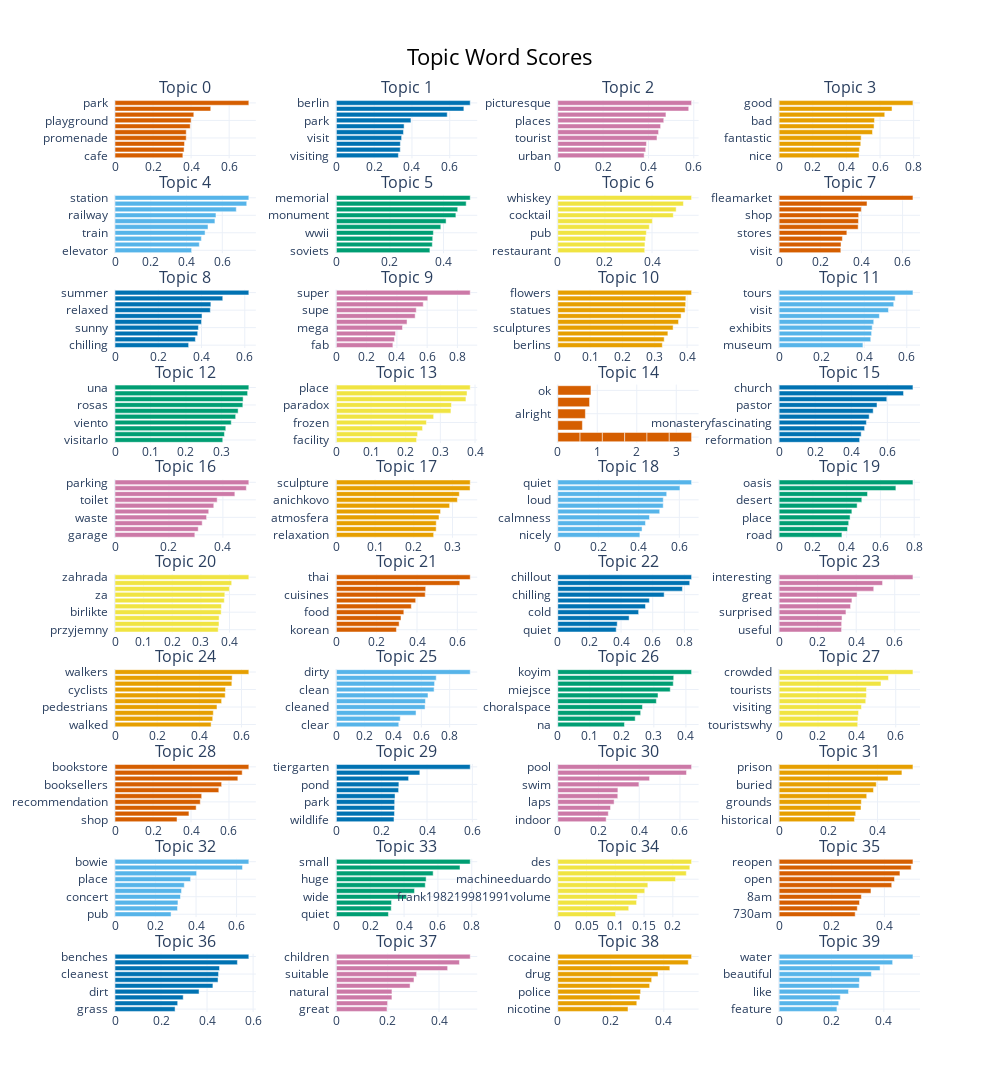

Notebook cell for this chart:
### Code cell
topic_model.visualize_barchart(top_n_topics = 40, n_words = 20)

### Figure 1 — Plotly figure (JSON) as saved in the notebook; plotly's stock layout.template omitted (floating-point values rounded to 4 significant figures)
{"data": [{"marker": {"color": "#D55E00"}, "orientation": "h", "type": "bar", "x": [0.3567, 0.3631, 0.3655, 0.3744, 0.3745, 0.3955, 0.4001, 0.4142, 0.5032, 0.7035], "xaxis": "x", "y": ["cafe  ", "garden  ", "visit  ", "promenade  ", "playgrounds  ", "great  ", "playground  ", "lovely  ", "parking  ", "park  "], "yaxis": "y"}, {"marker": {"color": "#0072B2"}, "orientation": "h", "type": "bar", "x": [0.3282, 0.3381, 0.3387, 0.3453, 0.3551, 0.3585, 0.3948, 0.5868, 0.6749, 0.7084], "xaxis": "x2", "y": ["visiting  ", "monuments  ", "germany  ", "visit  ", "reichstag  ", "parks  ", "park  ", "brandenburg  ", "berlins  ", "berlin  "], "yaxis": "y2"}, {"marker": {"color": "#CC79A7"}, "orientation": "h", "type": "bar", "x": [0.3811, 0.3879, 0.3912, 0.4378, 0.4447, 0.4537, 0.4676, 0.4772, 0.5777, 0.5903], "xaxis": "x3", "y": ["urban  ", "beautiful  ", "street  ", "tourist  ", "facility  ", "visit  ", "places  ", "location  ", "place  ", "picturesque  "], "yaxis": "y3"}, {"marker": {"color": "#E69F00"}, "orientation": "h", "type": "bar", "x": [0.4751, 0.4771, 0.4854, 0.4878, 0.5552, 0.5644, 0.567, 0.628, 0.6713, 0.7957], "xaxis": "x4", "y": ["nice  ", "quite  ", "best  ", "fantastic  ", "wonderful  ", "positively  ", "bad  ", "great  ", "excellent  ", "good  "], "yaxis": "y4"}, {"marker": {"color": "#56B4E9"}, "orientation": "h", "type": "bar", "x": [0.4285, 0.4714, 0.483, 0.5037, 0.5201, 0.5588, 0.5646, 0.6782, 0.7367, 0.7484], "xaxis": "x5", "y": ["elevator  ", "underground  ", "bahn  ", "train  ", "metro  ", "trains  ", "railway  ", "stations  ", "subway  ", "station  "], "yaxis": "y5"}, {"marker": {"color": "#009E73"}, "orientation": "h", "type": "bar", "x": [0.3491, 0.358, 0.3596, 0.362, 0.3898, 0.4095, 0.446, 0.4528, 0.4844, 0.4995], "xaxis": "x6", "y": ["soviets  ", "cemetery  ", "statue  ", "wwii  ", "remembrance  ", "monuments  ", "monument  ", "berlin  ", "memorials  ", "memorial  "], "yaxis": "y6"}, {"marker": {"color": "#F0E442"}, "orientation": "h", "type": "bar", "x": [0.369, 0.3699, 0.3727, 0.376, 0.3885, 0.4014, 0.4903, 0.5024, 0.5332, 0.5678], "xaxis": "x7", "y": ["restaurant  ", "bartender  ", "bar  ", "pub  ", "drinks  ", "bartenders  ", "cocktail  ", "cocktails  ", "whiskeys  ", "whiskey  "], "yaxis": "y7"}, {"marker": {"color": "#D55E00"}, "orientation": "h", "type": "bar", "x": [0.2999, 0.3009, 0.3075, 0.3292, 0.3842, 0.3856, 0.3867, 0.3993, 0.4272, 0.6505], "xaxis": "x8", "y": ["visit  ", "street  ", "markets  ", "stores  ", "place  ", "market  ", "shop  ", "nearby  ", "flea  ", "fleamarket  "], "yaxis": "y8"}, {"marker": {"color": "#0072B2"}, "orientation": "h", "type": "bar", "x": [0.3405, 0.3717, 0.3824, 0.3858, 0.4002, 0.4024, 0.4408, 0.4433, 0.4983, 0.6188], "xaxis": "x9", "y": ["chilling  ", "pleasant  ", "sunset  ", "sunny  ", "evening  ", "relaxation  ", "relaxed  ", "evenings  ", "relaxing  ", "summer  "], "yaxis": "y9"}, {"marker": {"color": "#CC79A7"}, "orientation": "h", "type": "bar", "x": [0.3734, 0.3837, 0.3907, 0.4369, 0.467, 0.5207, 0.5278, 0.574, 0.6042, 0.8845], "xaxis": "x10", "y": ["fab  ", "fam  ", "epic  ", "mega  ", "special  ", "suha  ", "supe  ", "superb  ", "superbo  ", "super  "], "yaxis": "y10"}, {"marker": {"color": "#E69F00"}, "orientation": "h", "type": "bar", "x": [0.3234, 0.3292, 0.3407, 0.3568, 0.3736, 0.3815, 0.3938, 0.3955, 0.3963, 0.4139], "xaxis": "x11", "y": ["berlins  ", "flora  ", "rose  ", "sculptures  ", "statue  ", "flower  ", "statues  ", "roses  ", "garden  ", "flowers  "], "yaxis": "y11"}, {"marker": {"color": "#56B4E9"}, "orientation": "h", "type": "bar", "x": [0.3939, 0.4306, 0.4346, 0.4373, 0.4447, 0.4713, 0.5139, 0.5385, 0.5454, 0.629], "xaxis": "x12", "y": ["museum  ", "boat  ", "exhibitions  ", "exhibits  ", "embarkation  ", "trip  ", "visit  ", "tour  ", "visiting  ", "tours  "], "yaxis": "y12"}, {"marker": {"color": "#009E73"}, "orientation": "h", "type": "bar", "x": [0.3037, 0.3084, 0.3122, 0.3276, 0.3401, 0.347, 0.3603, 0.3611, 0.3737, 0.3772], "xaxis": "x13", "y": ["visitarlo  ", "que  ", "las  ", "viento  ", "descansar  ", "muito  ", "rosas  ", "es  ", "sionante  ", "una  "], "yaxis": "y13"}, {"marker": {"color": "#F0E442"}, "orientation": "h", "type": "bar", "x": [0.2314, 0.2344, 0.2486, 0.2598, 0.2806, 0.3305, 0.3322, 0.3739, 0.377, 0.3862], "xaxis": "x14", "y": ["facility  ", "street  ", "words  ", "frozen  ", "non  ", "blank  ", "paradox  ", "erable  ", "wound  ", "place  "], "yaxis": "y14"}, {"marker": {"color": "#D55E00"}, "orientation": "h", "type": "bar", "x": [0.5647, 0.5647, 0.5647, 0.5647, 0.5647, 0.5647, 0.624, 0.6995, 0.8055, 0.8405], "xaxis": "x15", "y": ["  ", "  ", "  ", "  ", "  ", "  ", "fine  ", "alright  ", "okay  ", "ok  "], "yaxis": "y15"}, {"marker": {"color": "#0072B2"}, "orientation": "h", "type": "bar", "x": [0.4463, 0.4549, 0.4739, 0.484, 0.4992, 0.5215, 0.5427, 0.597, 0.6898, 0.7421], "xaxis": "x16", "y": ["reformation  ", "convent  ", "lutheran  ", "monasteryfascinating  ", "protestant  ", "monastery  ", "pastor  ", "cathedral  ", "churches  ", "church  "], "yaxis": "y16"}, {"marker": {"color": "#CC79A7"}, "orientation": "h", "type": "bar", "x": [0.296, 0.3085, 0.3233, 0.3396, 0.3475, 0.3662, 0.3788, 0.4444, 0.487, 0.4962], "xaxis": "x17", "y": ["garage  ", "littered  ", "cleanliness  ", "waste  ", "smells  ", "smell  ", "toilet  ", "toilets  ", "urine  ", "parking  "], "yaxis": "y17"}, {"marker": {"color": "#E69F00"}, "orientation": "h", "type": "bar", "x": [0.2514, 0.2579, 0.2581, 0.2652, 0.2692, 0.2927, 0.3127, 0.3177, 0.3455, 0.3459], "xaxis": "x18", "y": ["relaxation  ", "buspunctual  ", "place  ", "atmosfera  ", "meditative  ", "stalinism  ", "anichkovo  ", "ruins  ", "altar  ", "sculpture  "], "yaxis": "y18"}, {"marker": {"color": "#56B4E9"}, "orientation": "h", "type": "bar", "x": [0.4052, 0.4159, 0.4328, 0.4527, 0.5031, 0.5204, 0.5207, 0.5376, 0.6029, 0.6604], "xaxis": "x19", "y": ["nicely  ", "lively  ", "silence  ", "calmness  ", "peaceful  ", "quietly  ", "loud  ", "noisy  ", "pleasant  ", "quiet  "], "yaxis": "y19"}, {"marker": {"color": "#009E73"}, "orientation": "h", "type": "bar", "x": [0.3718, 0.405, 0.412, 0.4202, 0.4309, 0.462, 0.4897, 0.5235, 0.6915, 0.7926], "xaxis": "x20", "y": ["road  ", "parkfreshly  ", "city  ", "place  ", "urban  ", "greenery  ", "desert  ", "paradise  ", "oasisin  ", "oasis  "], "yaxis": "y20"}, {"marker": {"color": "#F0E442"}, "orientation": "h", "type": "bar", "x": [0.3605, 0.3633, 0.3637, 0.3709, 0.3718, 0.3818, 0.3836, 0.3995, 0.4076, 0.4675], "xaxis": "x21", "y": ["przyjemny  ", "kurutma  ", "zeer  ", "birlikte  ", "przyjazne  ", "nazwane  ", "za  ", "rozkvetljsou  ", "olmakla  ", "zahrada  "], "yaxis": "y21"}, {"marker": {"color": "#D55E00"}, "orientation": "h", "type": "bar", "x": [0.2979, 0.3112, 0.3205, 0.3346, 0.3717, 0.3933, 0.4406, 0.443, 0.6122, 0.6638], "xaxis": "x22", "y": ["korean  ", "dishes  ", "meal  ", "food  ", "rice  ", "vietnamese  ", "cuisines  ", "cuisine  ", "thailand  ", "thai  "], "yaxis": "y22"}, {"marker": {"color": "#0072B2"}, "orientation": "h", "type": "bar", "x": [0.3695, 0.3758, 0.4508, 0.511, 0.5543, 0.5788, 0.6722, 0.7876, 0.8338, 0.8455], "xaxis": "x23", "y": ["quiet  ", "hot  ", "cooler  ", "cold  ", "relax  ", "chilled  ", "chilling  ", "chillig  ", "chill  ", "chillout  "], "yaxis": "y23"}, {"marker": {"color": "#CC79A7"}, "orientation": "h", "type": "bar", "x": [0.3241, 0.3245, 0.3264, 0.3468, 0.3708, 0.3778, 0.4045, 0.491, 0.5367, 0.6945], "xaxis": "x24", "y": ["useful  ", "wow  ", "thank  ", "surprised  ", "impressive  ", "creepy  ", "great  ", "exciting  ", "interestinggood  ", "interesting  "], "yaxis": "y24"}, {"marker": {"color": "#E69F00"}, "orientation": "h", "type": "bar", "x": [0.4558, 0.4634, 0.4662, 0.4836, 0.5056, 0.5226, 0.524, 0.5541, 0.5555, 0.6346], "xaxis": "x25", "y": ["walked  ", "biking  ", "bicycles  ", "pedestrians  ", "footpath  ", "cycling  ", "cyclists  ", "route  ", "walking  ", "walkers  "], "yaxis": "y25"}, {"marker": {"color": "#56B4E9"}, "orientation": "h", "type": "bar", "x": [0.4407, 0.451, 0.5626, 0.6264, 0.6291, 0.647, 0.6902, 0.6935, 0.7052, 0.9451], "xaxis": "x26", "y": ["clear  ", "sterile  ", "tidy  ", "cleaned  ", "cleaning  ", "filthy  ", "clean  ", "dirtysunrise  ", "dirt  ", "dirty  "], "yaxis": "y26"}, {"marker": {"color": "#009E73"}, "orientation": "h", "type": "bar", "x": [0.2082, 0.2417, 0.2588, 0.2645, 0.3078, 0.3129, 0.3512, 0.3606, 0.362, 0.4177], "xaxis": "x27", "y": ["na  ", "childrens  ", "gehrung  ", "choralspace  ", "festival  ", "hilalspor  ", "miejsce  ", "amina  ", "fajne  ", "koyim  "], "yaxis": "y27"}, {"marker": {"color": "#F0E442"}, "orientation": "h", "type": "bar", "x": [0.4042, 0.4051, 0.4086, 0.4237, 0.4456, 0.4489, 0.4495, 0.5241, 0.5625, 0.6886], "xaxis": "x28", "y": ["touristswhy  ", "near  ", "city  ", "visiting  ", "tourist  ", "neighborhood  ", "tourists  ", "place  ", "overcrowded  ", "crowded  "], "yaxis": "y28"}, {"marker": {"color": "#D55E00"}, "orientation": "h", "type": "bar", "x": [0.3264, 0.3892, 0.4272, 0.4488, 0.4563, 0.5464, 0.5613, 0.6465, 0.6695, 0.7044], "xaxis": "x29", "y": ["shop  ", "literaturemostly  ", "reading  ", "recommendation  ", "recommendations  ", "book  ", "booksellers  ", "books  ", "bookshop  ", "bookstore  "], "yaxis": "y29"}, {"marker": {"color": "#0072B2"}, "orientation": "h", "type": "bar", "x": [0.2544, 0.2565, 0.257, 0.2573, 0.2588, 0.2746, 0.2758, 0.3187, 0.3682, 0.5905], "xaxis": "x30", "y": ["wildlife  ", "heron  ", "picnic  ", "park  ", "touristically  ", "amenities  ", "pond  ", "walkways  ", "ponds  ", "tiergarten  "], "yaxis": "y30"}, {"marker": {"color": "#CC79A7"}, "orientation": "h", "type": "bar", "x": [0.2376, 0.2481, 0.2591, 0.2767, 0.2947, 0.2953, 0.3985, 0.4507, 0.6321, 0.657], "xaxis": "x31", "y": ["indoor  ", "facilities  ", "clean  ", "laps  ", "showers  ", "crowded  ", "swim  ", "swimming  ", "pools  ", "pool  "], "yaxis": "y31"}, {"marker": {"color": "#E69F00"}, "orientation": "h", "type": "bar", "x": [0.3062, 0.3111, 0.3328, 0.3342, 0.356, 0.3834, 0.3948, 0.4425, 0.499, 0.5439], "xaxis": "x32", "y": ["historical  ", "located  ", "station  ", "grounds  ", "buildings  ", "historic  ", "buried  ", "cemetery  ", "prisoners  ", "prison  "], "yaxis": "y32"}, {"marker": {"color": "#56B4E9"}, "orientation": "h", "type": "bar", "x": [0.2767, 0.3084, 0.3107, 0.3233, 0.3283, 0.3418, 0.3731, 0.4026, 0.6292, 0.6604], "xaxis": "x33", "y": ["pub  ", "neighborhood  ", "apartment  ", "concert  ", "concerts  ", "berlin  ", "place  ", "venue  ", "bowies  ", "bowie  "], "yaxis": "y33"}, {"marker": {"color": "#009E73"}, "orientation": "h", "type": "bar", "x": [0.3076, 0.3241, 0.3259, 0.4156, 0.4614, 0.5252, 0.5304, 0.5718, 0.7305, 0.7908], "xaxis": "x34", "y": ["quiet  ", "cute  ", "great  ", "wide  ", "spacious  ", "big  ", "huge  ", "little  ", "tiny  ", "small  "], "yaxis": "y34"}, {"marker": {"color": "#F0E442"}, "orientation": "h", "type": "bar", "x": [0.1005, 0.1233, 0.137, 0.1383, 0.1512, 0.1566, 0.2047, 0.2235, 0.2296, 0.2326], "xaxis": "x35", "y": ["  ", "218federal  ", "schultescharlotte  ", "frank198219981991volume  ", "chillida  ", "rossman  ", "machineeduardo  ", "building1  ", "federalreichstag  ", "des  "], "yaxis": "y35"}, {"marker": {"color": "#D55E00"}, "orientation": "h", "type": "bar", "x": [0.289, 0.297, 0.3054, 0.3125, 0.349, 0.4279, 0.4384, 0.4591, 0.5018, 0.5085], "xaxis": "x36", "y": ["730am  ", "11am  ", "4pm  ", "8am  ", "5pm  ", "closed  ", "open  ", "opened  ", "opening  ", "reopen  "], "yaxis": "y36"}, {"marker": {"color": "#0072B2"}, "orientation": "h", "type": "bar", "x": [0.261, 0.2724, 0.2964, 0.3652, 0.4254, 0.4477, 0.4499, 0.4541, 0.5318, 0.5815], "xaxis": "x37", "y": ["grass  ", "sit  ", "trash  ", "dirt  ", "park  ", "cleaner  ", "cleanest  ", "clean  ", "cleanliness  ", "benches  "], "yaxis": "y37"}, {"marker": {"color": "#CC79A7"}, "orientation": "h", "type": "bar", "x": [0.1973, 0.1995, 0.2165, 0.2166, 0.2872, 0.3024, 0.3127, 0.4335, 0.4796, 0.5215], "xaxis": "x38", "y": ["great  ", "mitte  ", "good  ", "natural  ", "small  ", "little  ", "suitable  ", "kiddies  ", "kids  ", "children  "], "yaxis": "y38"}, {"marker": {"color": "#E69F00"}, "orientation": "h", "type": "bar", "x": [0.265, 0.2981, 0.3099, 0.3126, 0.3466, 0.3542, 0.3782, 0.4227, 0.4923, 0.5048], "xaxis": "x39", "y": ["nicotine  ", "cbd  ", "shop  ", "police  ", "insecure  ", "heroin  ", "drug  ", "drugsellers  ", "dealers  ", "cocaine  "], "yaxis": "y39"}, {"marker": {"color": "#56B4E9"}, "orientation": "h", "type": "bar", "x": [0.2208, 0.2276, 0.2337, 0.2651, 0.3059, 0.3071, 0.3523, 0.3856, 0.4336, 0.5112], "xaxis": "x40", "y": ["feature  ", "deepest  ", "little  ", "like  ", "nice  ", "cloudy  ", "beautiful  ", "sea  ", "piece  ", "water  "], "yaxis": "y40"}], "layout": {"annotations": [{"font": {"size": 16}, "showarrow": false, "text": "Topic 0", "x": 0.0875, "xanchor": "center", "xref": "paper", "y": 1, "yanchor": "bottom", "yref": "paper"}, {"font": {"size": 16}, "showarrow": false, "text": "Topic 1", "x": 0.3625, "xanchor": "center", "xref": "paper", "y": 1, "yanchor": "bottom", "yref": "paper"}, {"font": {"size": 16}, "showarrow": false, "text": "Topic 2", "x": 0.6375, "xanchor": "center", "xref": "paper", "y": 1, "yanchor": "bottom", "yref": "paper"}, {"font": {"size": 16}, "showarrow": false, "text": "Topic 3", "x": 0.9125, "xanchor": "center", "xref": "paper", "y": 1, "yanchor": "bottom", "yref": "paper"}, {"font": {"size": 16}, "showarrow": false, "text": "Topic 4", "x": 0.0875, "xanchor": "center", "xref": "paper", "y": 0.896, "yanchor": "bottom", "yref": "paper"}, {"font": {"size": 16}, "showarrow": false, "text": "Topic 5", "x": 0.3625, "xanchor": "center", "xref": "paper", "y": 0.896, "yanchor": "bottom", "yref": "paper"}, {"font": {"size": 16}, "showarrow": false, "text": "Topic 6", "x": 0.6375, "xanchor": "center", "xref": "paper", "y": 0.896, "yanchor": "bottom", "yref": "paper"}, {"font": {"size": 16}, "showarrow": false, "text": "Topic 7", "x": 0.9125, "xanchor": "center", "xref": "paper", "y": 0.896, "yanchor": "bottom", "yref": "paper"}, {"font": {"size": 16}, "showarrow": false, "text": "Topic 8", "x": 0.0875, "xanchor": "center", "xref": "paper", "y": 0.792, "yanchor": "bottom", "yref": "paper"}, {"font": {"size": 16}, "showarrow": false, "text": "Topic 9", "x": 0.3625, "xanchor": "center", "xref": "paper", "y": 0.792, "yanchor": "bottom", "yref": "paper"}, {"font": {"size": 16}, "showarrow": false, "text": "Topic 10", "x": 0.6375, "xanchor": "center", "xref": "paper", "y": 0.792, "yanchor": "bottom", "yref": "paper"}, {"font": {"size": 16}, "showarrow": false, "text": "Topic 11", "x": 0.9125, "xanchor": "center", "xref": "paper", "y": 0.792, "yanchor": "bottom", "yref": "paper"}, {"font": {"size": 16}, "showarrow": false, "text": "Topic 12", "x": 0.0875, "xanchor": "center", "xref": "paper", "y": 0.688, "yanchor": "bottom", "yref": "paper"}, {"font": {"size": 16}, "showarrow": false, "text": "Topic 13", "x": 0.3625, "xanchor": "center", "xref": "paper", "y": 0.688, "yanchor": "bottom", "yref": "paper"}, {"font": {"size": 16}, "showarrow": false, "text": "Topic 14", "x": 0.6375, "xanchor": "center", "xref": "paper", "y": 0.688, "yanchor": "bottom", "yref": "paper"}, {"font": {"size": 16}, "showarrow": false, "text": "Topic 15", "x": 0.9125, "xanchor": "center", "xref": "paper", "y": 0.688, "yanchor": "bottom", "yref": "paper"}, {"font": {"size": 16}, "showarrow": false, "text": "Topic 16", "x": 0.0875, "xanchor": "center", "xref": "paper", "y": 0.584, "yanchor": "bottom", "yref": "paper"}, {"font": {"size": 16}, "showarrow": false, "text": "Topic 17", "x": 0.3625, "xanchor": "center", "xref": "paper", "y": 0.584, "yanchor": "bottom", "yref": "paper"}, {"font": {"size": 16}, "showarrow": false, "text": "Topic 18", "x": 0.6375, "xanchor": "center", "xref": "paper", "y": 0.584, "yanchor": "bottom", "yref": "paper"}, {"font": {"size": 16}, "showarrow": false, "text": "Topic 19", "x": 0.9125, "xanchor": "center", "xref": "paper", "y": 0.584, "yanchor": "bottom", "yref": "paper"}, {"font": {"size": 16}, "showarrow": false, "text": "Topic 20", "x": 0.0875, "xanchor": "center", "xref": "paper", "y": 0.48, "yanchor": "bottom", "yref": "paper"}, {"font": {"size": 16}, "showarrow": false, "text": "Topic 21", "x": 0.3625, "xanchor": "center", "xref": "paper", "y": 0.48, "yanchor": "bottom", "yref": "paper"}, {"font": {"size": 16}, "showarrow": false, "text": "Topic 22", "x": 0.6375, "xanchor": "center", "xref": "paper", "y": 0.48, "yanchor": "bottom", "yref": "paper"}, {"font": {"size": 16}, "showarrow": false, "text": "Topic 23", "x": 0.9125, "xanchor": "center", "xref": "paper", "y": 0.48, "yanchor": "bottom", "yref": "paper"}, {"font": {"size": 16}, "showarrow": false, "text": "Topic 24", "x": 0.0875, "xanchor": "center", "xref": "paper", "y": 0.376, "yanchor": "bottom", "yref": "paper"}, {"font": {"size": 16}, "showarrow": false, "text": "Topic 25", "x": 0.3625, "xanchor": "center", "xref": "paper", "y": 0.376, "yanchor": "bottom", "yref": "paper"}, {"font": {"size": 16}, "showarrow": false, "text": "Topic 26", "x": 0.6375, "xanchor": "center", "xref": "paper", "y": 0.376, "yanchor": "bottom", "yref": "paper"}, {"font": {"size": 16}, "showarrow": false, "text": "Topic 27", "x": 0.9125, "xanchor": "center", "xref": "paper", "y": 0.376, "yanchor": "bottom", "yref": "paper"}, {"font": {"size": 16}, "showarrow": false, "text": "Topic 28", "x": 0.0875, "xanchor": "center", "xref": "paper", "y": 0.272, "yanchor": "bottom", "yref": "paper"}, {"font": {"size": 16}, "showarrow": false, "text": "Topic 29", "x": 0.3625, "xanchor": "center", "xref": "paper", "y": 0.272, "yanchor": "bottom", "yref": "paper"}, {"font": {"size": 16}, "showarrow": false, "text": "Topic 30", "x": 0.6375, "xanchor": "center", "xref": "paper", "y": 0.272, "yanchor": "bottom", "yref": "paper"}, {"font": {"size": 16}, "showarrow": false, "text": "Topic 31", "x": 0.9125, "xanchor": "center", "xref": "paper", "y": 0.272, "yanchor": "bottom", "yref": "paper"}, {"font": {"size": 16}, "showarrow": false, "text": "Topic 32", "x": 0.0875, "xanchor": "center", "xref": "paper", "y": 0.168, "yanchor": "bottom", "yref": "paper"}, {"font": {"size": 16}, "showarrow": false, "text": "Topic 33", "x": 0.3625, "xanchor": "center", "xref": "paper", "y": 0.168, "yanchor": "bottom", "yref": "paper"}, {"font": {"size": 16}, "showarrow": false, "text": "Topic 34", "x": 0.6375, "xanchor": "center", "xref": "paper", "y": 0.168, "yanchor": "bottom", "yref": "paper"}, {"font": {"size": 16}, "showarrow": false, "text": "Topic 35", "x": 0.9125, "xanchor": "center", "xref": "paper", "y": 0.168, "yanchor": "bottom", "yref": "paper"}, {"font": {"size": 16}, "showarrow": false, "text": "Topic 36", "x": 0.0875, "xanchor": "center", "xref": "paper", "y": 0.064, "yanchor": "bottom", "yref": "paper"}, {"font": {"size": 16}, "showarrow": false, "text": "Topic 37", "x": 0.3625, "xanchor": "center", "xref": "paper", "y": 0.064, "yanchor": "bottom", "yref": "paper"}, {"font": {"size": 16}, "showarrow": false, "text": "Topic 38", "x": 0.6375, "xanchor": "center", "xref": "paper", "y": 0.064, "yanchor": "bottom", "yref": "paper"}, {"font": {"size": 16}, "showarrow": false, "text": "Topic 39", "x": 0.9125, "xanchor": "center", "xref": "paper", "y": 0.064, "yanchor": "bottom", "yref": "paper"}], "height": 2500, "hoverlabel": {"bgcolor": "white", "font": {"family": "Rockwell", "size": 16}}, "showlegend": false, "title": {"font": {"color": "Black", "size": 22}, "text": "Topic Word Scores", "x": 0.5, "xanchor": "center", "yanchor": "top"}, "width": 1000, "xaxis": {"anchor": "y", "domain": [0, 0.175], "showgrid": true}, "xaxis10": {"anchor": "y10", "domain": [0.275, 0.45], "showgrid": true}, "xaxis11": {"anchor": "y11", "domain": [0.55, 0.725], "showgrid": true}, "xaxis12": {"anchor": "y12", "domain": [0.825, 1], "showgrid": true}, "xaxis13": {"anchor": "y13", "domain": [0, 0.175], "showgrid": true}, "xaxis14": {"anchor": "y14", "domain": [0.275, 0.45], "showgrid": true}, "xaxis15": {"anchor": "y15", "domain": [0.55, 0.725], "showgrid": true}, "xaxis16": {"anchor": "y16", "domain": [0.825, 1], "showgrid": true}, "xaxis17": {"anchor": "y17", "domain": [0, 0.175], "showgrid": true}, "xaxis18": {"anchor": "y18", "domain": [0.275, 0.45], "showgrid": true}, "xaxis19": {"anchor": "y19", "domain": [0.55, 0.725], "showgrid": true}, "xaxis2": {"anchor": "y2", "domain": [0.275, 0.45], "showgrid": true}, "xaxis20": {"anchor": "y20", "domain": [0.825, 1], "showgrid": true}, "xaxis21": {"anchor": "y21", "domain": [0, 0.175], "showgrid": true}, "xaxis22": {"anchor": "y22", "domain": [0.275, 0.45], "showgrid": true}, "xaxis23": {"anchor": "y23", "domain": [0.55, 0.725], "showgrid": true}, "xaxis24": {"anchor": "y24", "domain": [0.825, 1], "showgrid": true}, "xaxis25": {"anchor": "y25", "domain": [0, 0.175], "showgrid": true}, "xaxis26": {"anchor": "y26", "domain": [0.275, 0.45], "showgrid": true}, "xaxis27": {"anchor": "y27", "domain": [0.55, 0.725], "showgrid": true}, "xaxis28": {"anchor": "y28", "domain": [0.825, 1], "showgrid": true}, "xaxis29": {"anchor": "y29", "domain": [0, 0.175], "showgrid": true}, "xaxis3": {"anchor": "y3", "domain": [0.55, 0.725], "showgrid": true}, "xaxis30": {"anchor": "y30", "domain": [0.275, 0.45], "showgrid": true}, "xaxis31": {"anchor": "y31", "domain": [0.55, 0.725], "showgrid": true}, "xaxis32": {"anchor": "y32", "domain": [0.825, 1], "showgrid": true}, "xaxis33": {"anchor": "y33", "domain": [0, 0.175], "showgrid": true}, "xaxis34": {"anchor": "y34", "domain": [0.275, 0.45], "showgrid": true}, "xaxis35": {"anchor": "y35", "domain": [0.55, 0.725], "showgrid": true}, "xaxis36": {"anchor": "y36", "domain": [0.825, 1], "showgrid": true}, "xaxis37": {"anchor": "y37", "domain": [0, 0.175], "showgrid": true}, "xaxis38": {"anchor": "y38", "domain": [0.275, 0.45], "showgrid": true}, "xaxis39": {"anchor": "y39", "domain": [0.55, 0.725], "showgrid": true}, "xaxis4": {"anchor": "y4", "domain": [0.825, 1], "showgrid": true}, "xaxis40": {"anchor": "y40", "domain": [0.825, 1], "showgrid": true}, "xaxis5": {"anchor": "y5", "domain": [0, 0.175], "showgrid": true}, "xaxis6": {"anchor": "y6", "domain": [0.275, 0.45], "showgrid": true}, "xaxis7": {"anchor": "y7", "domain": [0.55, 0.725], "showgrid": true}, "xaxis8": {"anchor": "y8", "domain": [0.825, 1], "showgrid": true}, "xaxis9": {"anchor": "y9", "domain": [0, 0.175], "showgrid": true}, "yaxis": {"anchor": "x", "domain": [0.936, 1], "showgrid": true}, "yaxis10": {"anchor": "x10", "domain": [0.728, 0.792], "showgrid": true}, "yaxis11": {"anchor": "x11", "domain": [0.728, 0.792], "showgrid": true}, "yaxis12": {"anchor": "x12", "domain": [0.728, 0.792], "showgrid": true}, "yaxis13": {"anchor": "x13", "domain": [0.624, 0.688], "showgrid": true}, "yaxis14": {"anchor": "x14", "domain": [0.624, 0.688], "showgrid": true}, "yaxis15": {"anchor": "x15", "domain": [0.624, 0.688], "showgrid": true}, "yaxis16": {"anchor": "x16", "domain": [0.624, 0.688], "showgrid": true}, "yaxis17": {"anchor": "x17", "domain": [0.52, 0.584], "showgrid": true}, "yaxis18": {"anchor": "x18", "domain": [0.52, 0.584], "showgrid": true}, "yaxis19": {"anchor": "x19", "domain": [0.52, 0.584], "showgrid": true}, "yaxis2": {"anchor": "x2", "domain": [0.936, 1], "showgrid": true}, "yaxis20": {"anchor": "x20", "domain": [0.52, 0.584], "showgrid": true}, "yaxis21": {"anchor": "x21", "domain": [0.416, 0.48], "showgrid": true}, "yaxis22": {"anchor": "x22", "domain": [0.416, 0.48], "showgrid": true}, "yaxis23": {"anchor": "x23", "domain": [0.416, 0.48], "showgrid": true}, "yaxis24": {"anchor": "x24", "domain": [0.416, 0.48], "showgrid": true}, "yaxis25": {"anchor": "x25", "domain": [0.312, 0.376], "showgrid": true}, "yaxis26": {"anchor": "x26", "domain": [0.312, 0.376], "showgrid": true}, "yaxis27": {"anchor": "x27", "domain": [0.312, 0.376], "showgrid": true}, "yaxis28": {"anchor": "x28", "domain": [0.312, 0.376], "showgrid": true}, "yaxis29": {"anchor": "x29", "domain": [0.208, 0.272], "showgrid": true}, "yaxis3": {"anchor": "x3", "domain": [0.936, 1], "showgrid": true}, "yaxis30": {"anchor": "x30", "domain": [0.208, 0.272], "showgrid": true}, "yaxis31": {"anchor": "x31", "domain": [0.208, 0.272], "showgrid": true}, "yaxis32": {"anchor": "x32", "domain": [0.208, 0.272], "showgrid": true}, "yaxis33": {"anchor": "x33", "domain": [0.104, 0.168], "showgrid": true}, "yaxis34": {"anchor": "x34", "domain": [0.104, 0.168], "showgrid": true}, "yaxis35": {"anchor": "x35", "domain": [0.104, 0.168], "showgrid": true}, "yaxis36": {"anchor": "x36", "domain": [0.104, 0.168], "showgrid": true}, "yaxis37": {"anchor": "x37", "domain": [0, 0.064], "showgrid": true}, "yaxis38": {"anchor": "x38", "domain": [0, 0.064], "showgrid": true}, "yaxis39": {"anchor": "x39", "domain": [0, 0.064], "showgrid": true}, "yaxis4": {"anchor": "x4", "domain": [0.936, 1], "showgrid": true}, "yaxis40": {"anchor": "x40", "domain": [0, 0.064], "showgrid": true}, "yaxis5": {"anchor": "x5", "domain": [0.832, 0.896], "showgrid": true}, "yaxis6": {"anchor": "x6", "domain": [0.832, 0.896], "showgrid": true}, "yaxis7": {"anchor": "x7", "domain": [0.832, 0.896], "showgrid": true}, "yaxis8": {"anchor": "x8", "domain": [0.832, 0.896], "showgrid": true}, "yaxis9": {"anchor": "x9", "domain": [0.728, 0.792], "showgrid": true}}}
